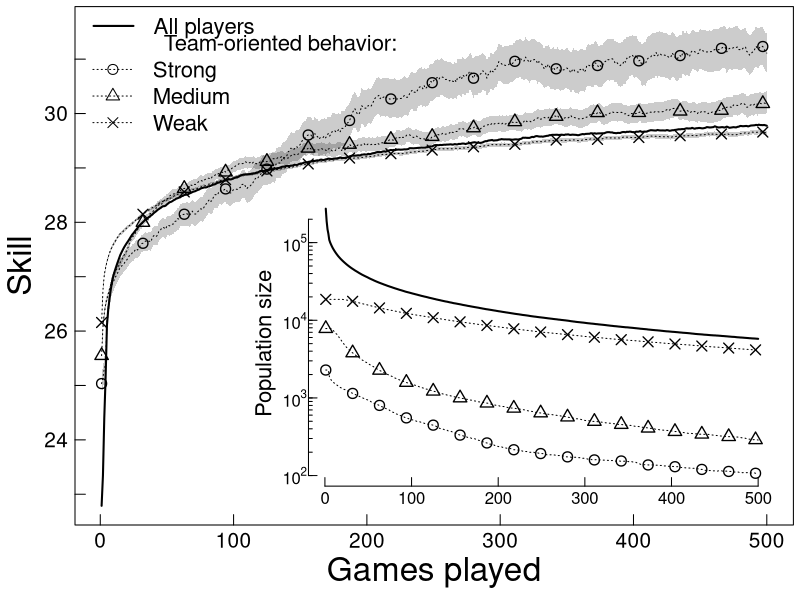

Here is the R script that generated this plot:
oldpar <- par(no.readonly = TRUE)

# No hace falta tanta generalidad.
# oldwd <- getwd()
# this.dir <- dirname(parent.frame(2)$ofile)
# nombre.R <-  sys.frame(1)$ofile
# require(tools)
# nombre <- print(file_path_sans_ext(nombre.R))
# pdf(paste0(nombre,".pdf"))
# setwd(this.dir)

# El nombre del archivo de salida est'a fijo.
nombre <- 'Fig2.pdf'
pdf(nombre)
par(mar=c(3.75,3.75,.33,.33))

lst89_summary <- read.csv("data/lst89_summary.csv")
lst45_summary <- read.csv("data/lst45_summary.csv")
lst01_summary <- read.csv("data/lst01_summary.csv")

lst89 <- lst89_summary[,"median"]
lst89.c <- lst89_summary[,"count"]
aa.89 <- lst89_summary[,"w_ic_i"]
bb.89 <- lst89_summary[,"w_ic_s"]

lst01 <- lst01_summary[,"median"]
lst01.c <- lst01_summary[,"count"]
aa.01 <- lst01_summary[,"w_ic_i"]
bb.01 <- lst01_summary[,"w_ic_s"]

lst45 <- lst45_summary[,"median"]
lst45.c <- lst45_summary[,"count"]
aa.45 <- lst45_summary[,"w_ic_i"]
bb.45 <- lst45_summary[,"w_ic_s"]

rn.max<-500

ls <- read.csv("data/learningskill.csv", header =T)
ls <- ls[1:rn.max,]

y.max <- max(bb.89)
y.min <- min(c(min(lst01, na.rm = T),min(lst45, na.rm = T), min(lst89, na.rm = T)
               ,min(ls[,2], na.rm = T)))



# example - output graph to jpeg file


plot(1, type="l",ylab="",col="white", ylim=c(y.min, y.max), xlim=c(1,rn.max)
     ,xlab="",axes=F)
mtext("Skill", side=2, line=2,cex = 2)
mtext("Games played", side=1, line=2,cex = 2)
#mtext("Population: all players. Subpopulation: players with all game finished", side=1, line=3, cex=0.85)

lines(lst89,lty=3)
lines(lst45,lty=3)
lines(lst01,lty=3)
lines(ls[,"avg"][1:rn.max],lwd=2)

box()
y.at =seq(ceiling(y.min), floor(y.max))
x.at = seq(0,500,by=100)
axis(lwd=0,lwd.ticks=1,side=2, at=y.at,labels=NA,cex.axis=0.6,tck=0.02)
axis(lwd=0,lwd.ticks=1,side=1, at=x.at,labels=NA,cex.axis=0.6,tck=0.02)
axis(lwd=0,side=2,las=1,cex.axis=1.25,line=-0.66)
#axis(lwd=0,side=2, at=round(seq(ys.min,ys.max,length.out = 4),2),line=-0.5,cex.axis=0.6) 
axis(lwd=0,side=1, line=-0.66,cex.axis=1.25) 



mod <- rn.max%/%16
Z5.1 <- seq(rn.max)%%mod==1
lst01.points <- lst01;lst45.points <- lst45; lst89.points <- lst89
lst01.points[!Z5.1] <- NA;lst45.points[!Z5.1] <- NA;lst89.points[!Z5.1] <- NA

mod <- rn.max%/%6
Z5.1 <- seq(rn.max)%%mod==1
ls.points<-ls[,2][1:rn.max]
ls.points[!Z5.1] <- NA

#points(lsc.points, pch=15, cex=0.66)
#points(ls.points, pch=19, cex=0.66)
points(lst01.points,pch=4,lwd=1.33,cex=1.33)
points(lst45.points, pch=2,lwd=1.33,cex=1.33)
points(lst89.points,lwd=1.33,cex=1.33)


polygon(c(1:500 ,rev(1:500)),
          c(aa.01, rev(bb.01)), 
        col = rgb(0, 0, 0, 0.2),lty=2, border=F)
polygon(c(1:500 ,rev(1:500)),
        c(aa.45, rev(bb.45)),
        col = rgb(0, 0, 0, 0.2),lty=2, border=F)
polygon(c(1:500 ,rev(1:500)),
        c(aa.89, rev(bb.89)),
        col = rgb(0, 0, 0, 0.2),lty=2, border=F)
#polygon(c(ls[,1],rev(ls[,1])),
#        c(aa, rev(bb)), 
#        col = rgb(0, 0, 0, 0.33), border=F)
#polygon(c(lsc[,1] ,rev(lsc[,1] )),
#        c(aa.c, rev(bb.c)), 
#        col = rgb(0, 0, 0, 0.33),lty=2, border=F)





par(xpd=TRUE)
legend(-20,32.1,
       c("All players"),
       lwd=c(2),cex=1.33,box.lty=0, bg="transparent")
text(135,31.3,"Team-oriented behavior:",cex = 1.33)
legend(-10,31.3,
       c("Strong", "Medium", "Weak"),
       lty=c(3,3,3),pch=c(1,2,4),
       cex=1.33,box.lty=0, bg="transparent")

plotdim <- par("plt")
xleft    = plotdim[1] + (plotdim[2] - plotdim[1]) * 0.325
xright   = plotdim[2] - (plotdim[2] - plotdim[1]) * 0.025
ybottom  = plotdim[3] + (plotdim[4] - plotdim[3]) * 0.075  #
ytop     = plotdim[4] - (plotdim[4] - plotdim[3]) * 0.375
region <-c(xleft,xright,ybottom,ytop)
# add inset
par(fig = region, mar=c(0,0,0,0), new=TRUE)

count.max<-max(c(log(lst01.c,10),
                 log(lst45.c,10),
                 log(lst89.c,10),
                 log(ls[,"count"],10)),
               na.rm=T)
count.min<-min(c(log(lst01.c,10),
                 log(lst45.c,10),
                 log(lst89.c,10),
                 log(ls[,"count"],10)),
               na.rm=T)
ys.min <- count.min
ys.max<- count.max

plot(log(lst01.c,10),type="l"
     , ylim=c(signif(count.min,2),signif(count.max,2) ), xlim=c(1,rn.max), 
     axes=F,ann=F,lty=3)
lines(log(lst45.c,10),lty=3)
lines(log(lst89.c,10),lty=3)
lines(log(ls[,"count"],10),lwd=2)



mod <- rn.max%/%16
Z.1 <- seq(rn.max)%%mod==1
lst01.count <- log(lst01.c,10);lst45.count <- log(lst45.c,10);
lst89.count <- log(lst89.c,10);
lst01.count[!Z.1] <- NA;lst45.count[!Z.1] <- NA;lst89.count[!Z.1] <- NA

points(lst01.count,pch=4,lwd=1.33,cex=1.33)
points(lst45.count, pch=2,lwd=1.33,cex=1.33)
points(lst89.count,lwd=1.33,cex=1.33)


at.y <- log(outer(1:9, 10^(floor(ys.min):ceiling(ys.max))),10)
lab.y <- ifelse(at.y %% 1 == 0, at.y, NA)[1,]
lab.y <- lab.y[lab.y>=signif(ys.min,2) & lab.y<=signif(ys.max,2)]
labels <- sapply(lab.y,function(i)
  as.expression(bquote(10^ .(i)))
)

at.y <- c(at.y)[c(at.y)<=signif(ys.max,2) & c(at.y)>=signif(ys.min,2)]


axis(side=2, at=at.y, labels=NA,cex.axis=0.6,tck=0.0133)
axis(lwd=0,lwd.ticks=1,side=2, at=lab.y, labels=NA,cex.axis=0.6,tck=0.03)
axis(lwd=0,side=2, at=lab.y, labels=labels,las=1,cex.lab=0.6,tck=0.08,line=-0.9)
#axis(lwd=0,side=2, at=round(seq(ys.min,ys.max,length.out = 4),2),line=-0.5,cex.axis=0.6) 
axis(labels=NA, side=1,cex.axis=0.6,tck=0.03) 
axis(lwd=0,side=1, line=-0.9,cex.lab=0.6) 

mtext(side=2,"Population size", line=1.66,cex=1.33)


#######################################
# t-test for each point of experiencie
#f<-500
#count <- 0
#pvalues2 <- rep(NA,f)
#for (i in 1:f){
#  pvalue <- 2*pt(-abs((lst01[i,"avg"] - lst89[i,"avg"]) 
#                      * sqrt(lst89[i,"count"])/lst89[i,"stddev_pop"]), 
#                 lst89[i,"count"] - 1)
#  if (pvalue > 0.01 ){count <- count + 1} 
#  pvalues2[i]<-pvalue
#}
#count/f
#plot(pvalues2,type="l")
#############################################

#############################################
# Wilcoxon TEST

#lst89.500 <- read.csv("../Datos/learningskill_pteam89_hasta4team_skill500.csv", header =T)
#lst45.500 <- read.csv("../Datos/learningskill_pteam45_hasta4team_skill500.csv", header =T)
#lst01.500 <- read.csv("../Datos/learningskill_pteam10_hasta4team_skill500.csv", header =T)

#wilcox.test(lst45.500[[1]],lst01.500[[1]])
#wilcox.test(lst45.500[[1]],lst89.500[[1]])
#wilcox.test(lst89.500[[1]],lst01.500[[1]])[["p.value"]]

#ks.test(lst45.500[[1]], "pnorm", mean(lst45.500[[1]]), sd(lst45.500[[1]])) 
###########################

dev.off()
# setwd(oldwd)
par(oldpar, new=F)

